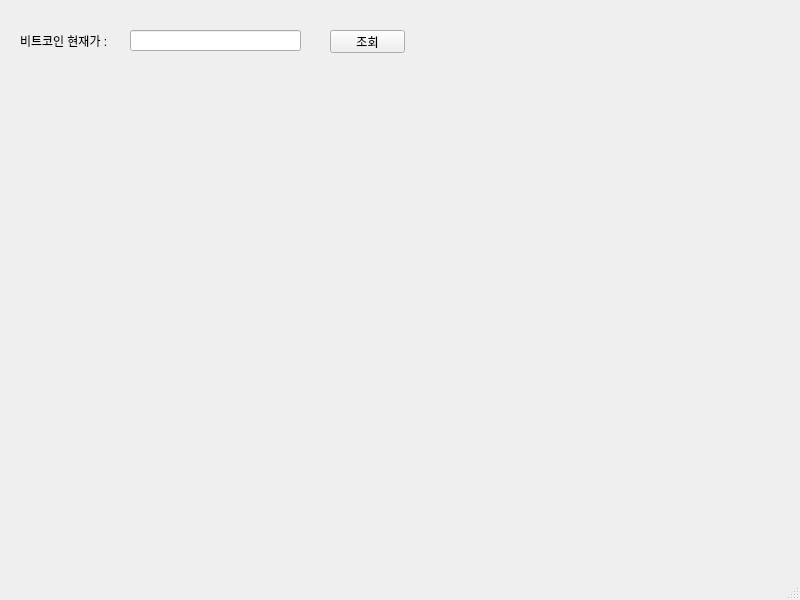
<?xml version="1.0" encoding="UTF-8"?>
<ui version="4.0">
 <class>MainWindow</class>
 <widget class="QMainWindow" name="MainWindow">
  <property name="geometry">
   <rect>
    <x>0</x>
    <y>0</y>
    <width>800</width>
    <height>600</height>
   </rect>
  </property>
  <property name="windowTitle">
   <string>MainWindow</string>
  </property>
  <widget class="QWidget" name="centralwidget">
   <widget class="QLabel" name="label">
    <property name="geometry">
     <rect>
      <x>20</x>
      <y>30</y>
      <width>161</width>
      <height>21</height>
     </rect>
    </property>
    <property name="text">
     <string>비트코인 현재가 : </string>
    </property>
   </widget>
   <widget class="QLineEdit" name="lineEdit">
    <property name="geometry">
     <rect>
      <x>130</x>
      <y>30</y>
      <width>171</width>
      <height>21</height>
     </rect>
    </property>
   </widget>
   <widget class="QPushButton" name="pushButton">
    <property name="geometry">
     <rect>
      <x>330</x>
      <y>30</y>
      <width>75</width>
      <height>23</height>
     </rect>
    </property>
    <property name="text">
     <string>조회</string>
    </property>
   </widget>
  </widget>
  <widget class="QMenuBar" name="menubar">
   <property name="geometry">
    <rect>
     <x>0</x>
     <y>0</y>
     <width>800</width>
     <height>21</height>
    </rect>
   </property>
  </widget>
  <widget class="QStatusBar" name="statusbar"/>
 </widget>
 <resources/>
 <connections/>
</ui>
